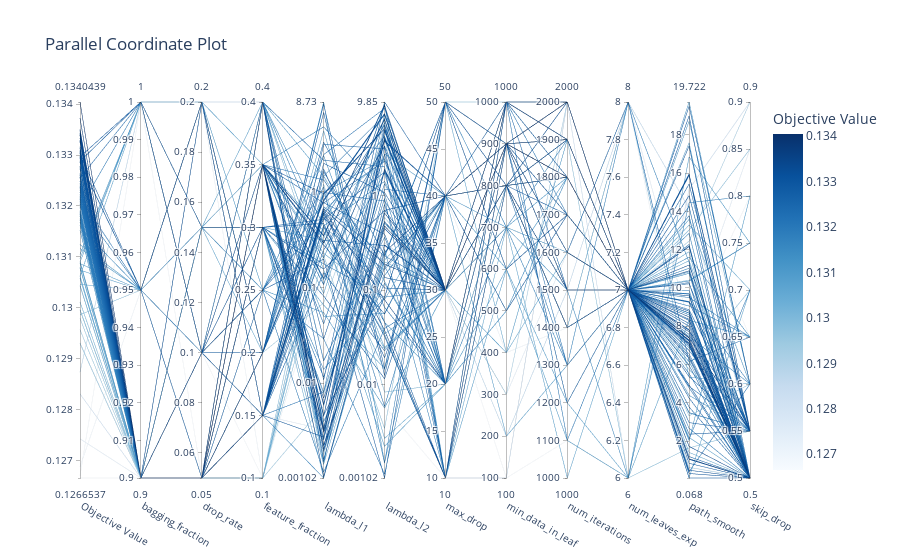

Here is the notebook cell this chart was saved with:
### Code cell
plot_parallel_coordinate(study)
